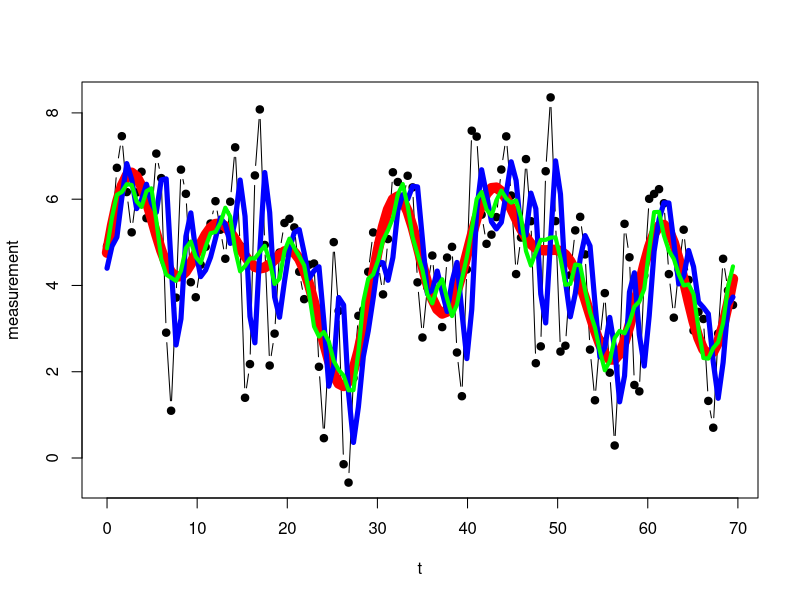

The R script that drew this image:
# 26489
T <- 128;
t <- 0:(T-1)/T*70

signal <- 4.4 + sin(0.06*pi*t - 0.1) + sin(0.14*pi*t + 0.07) + sin(0.2*pi*t + 0.4)
noise <- sin(0.06 + 0.5*pi*t) + sin(0.1 - 0.68*pi*t) - sin(0.04 - 0.74*pi*t) + sin(0.03 - 0.93*pi*t)

measurement <- signal + noise


xkm1km1 <- matrix(c(4.4, 0),2,1)
Pkm1km1 <- matrix(c(1,0,0,1),2,2)
H <- matrix(c(1,0),1,2) 
A <- matrix(c(1,1,0,1),2,2)
Q <- 10^-6 * matrix(c(1.6,2.4,2.4,4.8),2,2)
R <- 10^-6 * matrix(c(2.35),1,1)

library("MASS") # For pseudo inverse ginv()

zhat <- t*0

for (k in 1:T)
{
  xkkm1 <- A %*% xkm1km1
  Pkkm1 <- A %*% Pkm1km1 %*% t(A) + Q
  K <- Pkkm1 %*% t(H) %*% ginv( H %*% Pkkm1 %*% t(H) + R)
  z <- matrix(c(measurement[k]), 1, 1)
  xkm1km1 <- xkkm1 + K %*% (z - H %*% xkkm1)
  Pkm1km1 <- (matrix(c(1,0,0,1),2,2) - K %*% H) %*% Pkkm1  
  zhat[k] <- as.numeric(H %*% xkkm1)
}

plot(t, measurement, type="b", pch=19)
lines(t, signal, col="red",  lwd=10)
lines(t, zhat, col="blue", lwd=5)

lpf <-  filter(measurement, c(0.2,0.2,0.2,0.2,0.2), circular = TRUE)
lines(t,lpf, col="green", lwd=4)

errs <- c(sum((measurement - zhat)^2), sum((measurement - lpf)^2))
print(errs)
